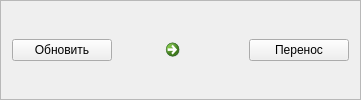
          <widget class="QFrame" name="frMove">
           <property name="frameShape">
            <enum>QFrame::StyledPanel</enum>
           </property>
           <property name="frameShadow">
            <enum>QFrame::Raised</enum>
           </property>
           <layout class="QGridLayout" name="gridLayout">
            <property name="topMargin">
             <number>0</number>
            </property>
            <property name="bottomMargin">
             <number>0</number>
            </property>
            <item row="1" column="1">
             <spacer name="horizontalSpacer">
              <property name="orientation">
               <enum>Qt::Horizontal</enum>
              </property>
              <property name="sizeHint" stdset="0">
               <size>
                <width>40</width>
                <height>20</height>
               </size>
              </property>
             </spacer>
            </item>
            <item row="1" column="0">
             <widget class="QPushButton" name="pbRefresh">
              <property name="minimumSize">
               <size>
                <width>100</width>
                <height>0</height>
               </size>
              </property>
              <property name="text">
               <string>Обновить</string>
              </property>
             </widget>
            </item>
            <item row="1" column="4">
             <widget class="QPushButton" name="pbMove">
              <property name="minimumSize">
               <size>
                <width>100</width>
                <height>0</height>
               </size>
              </property>
              <property name="text">
               <string>Перенос</string>
              </property>
             </widget>
            </item>
            <item row="1" column="2">
             <widget class="QCommandLinkButton" name="clbMove">
              <property name="maximumSize">
               <size>
                <width>45</width>
                <height>45</height>
               </size>
              </property>
              <property name="text">
               <string/>
              </property>
              <property name="icon">
               <iconset>
                <normaloff>move.png</normaloff>move.png</iconset>
              </property>
              <property name="iconSize">
               <size>
                <width>30</width>
                <height>30</height>
               </size>
              </property>
             </widget>
            </item>
            <item row="1" column="3">
             <spacer name="horizontalSpacer_4">
              <property name="orientation">
               <enum>Qt::Horizontal</enum>
              </property>
              <property name="sizeHint" stdset="0">
               <size>
                <width>40</width>
                <height>20</height>
               </size>
              </property>
             </spacer>
            </item>
           </layout>
          </widget>
